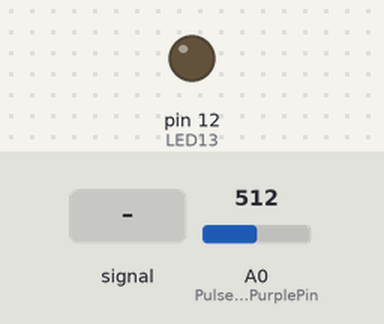
Bench run of a sketch on a simulated Arduino Uno, built with avr-gcc and run on an emulated ATmega328P. Shown: output pins drawn as LEDs (lit = HIGH). The test bench sets the inputs (shaded band); at power-on: A0 (PulseSensorPurplePin) = 512. What the sketch prints to the serial monitor is not drawn.

Above: at 1.2 s.
1.3 s: A0 (PulseSensorPurplePin) fed a 200 Hz sine of ±255 counts around its level
At 1.7 s:
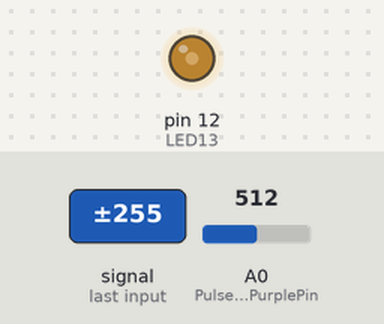
2.8 s: A0 (PulseSensorPurplePin) set to 610
At 3.6 s:
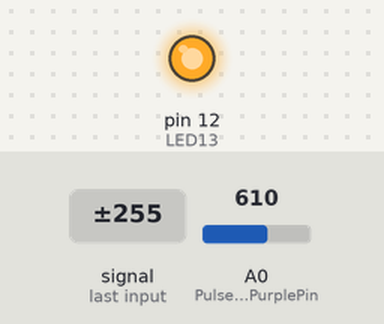
4.3 s: A0 (PulseSensorPurplePin) fed a 50 Hz sine of ±306 counts around its level
At 5.5 s:
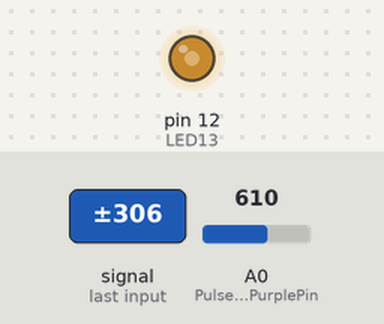
5.8 s: A0 (PulseSensorPurplePin) set to 590
At 6.8 s:
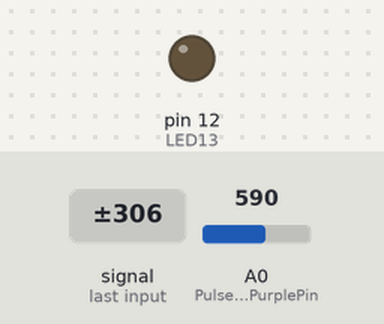
7.3 s: A0 (PulseSensorPurplePin) set to 716
At 8.0 s:
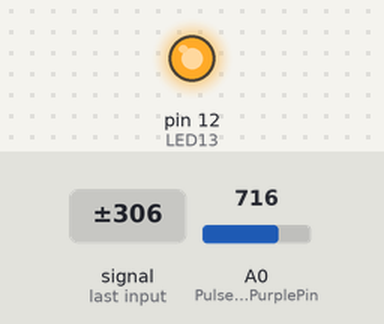
Timing chart, 0 to 9.8 s (numbered marks = the images above; inputs shaded):
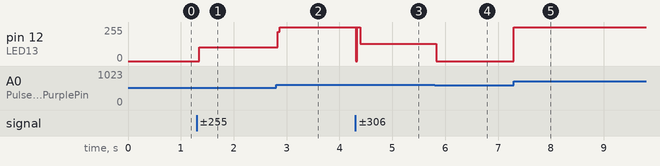

Measured:
- after the input at 1.3 s, pin 12 (LED13): 0/255 → 103/255 after 0.05 s
- after the input at 2.8 s, pin 12 (LED13): 103/255 → 255/255 at once
- after the input at 4.3 s, pin 12 (LED13): 255/255 → 130/255 at once
- after the input at 5.8 s, pin 12 (LED13): 130/255 → 0/255 at once
- after the input at 7.3 s, pin 12 (LED13): 0/255 → 255/255 at once

The sketch:

GettingStartedProject.ino
```cpp
/*  PulseSensor Starter Project and Signal Tester
 *  The Best Way to Get Started  With, or See the Raw Signal of, your PulseSensor.com™ & Arduino.
 *
 *  Here is a link to the tutorial
 *  https://pulsesensor.com/pages/code-and-guide
 *
 *  WATCH ME (Tutorial Video):
 *  https://www.youtube.com/watch?v=RbB8NSRa5X4
 *
 *
-------------------------------------------------------------
1) This shows a live human Heartbeat Pulse.
2) Live visualization in Arduino's Cool "Serial Plotter".
3) Blink an LED on each Heartbeat.
4) This is the direct Pulse Sensor's Signal.
5) A great first-step in troubleshooting your circuit and connections.
6) "Human-readable" code that is newbie friendly."

*/


//  Variables
int PulseSensorPurplePin = 0;        // Pulse Sensor PURPLE WIRE connected to ANALOG PIN 0
int LED13 = 12;   //  The on-board Arduion LED


int Signal;                // holds the incoming raw data. Signal value can range from 0-1024
int Threshold = 600;            // Determine which Signal to "count as a beat", and which to ingore.


// The SetUp Function:
void setup() {
  pinMode(LED13,OUTPUT);         // pin that will blink to your heartbeat!
  Serial.begin(250000);         // Set's up Serial Communication at certain speed.

}

// The Main Loop Function
void loop() {

  Signal = analogRead(PulseSensorPurplePin);  // Read the PulseSensor's value.
                                              // Assign this value to the "Signal" variable.

 // Serial.println(Signal);                    // Send the Signal value to Serial Plotter.


   if(Signal > Threshold){                          // If the signal is above "550", then "turn-on" Arduino's on-Board LED.
     digitalWrite(LED13,HIGH);
     Serial.println("High");
   } else {
     digitalWrite(LED13,LOW);                //  Else, the sigal must be below "550", so "turn-off" this LED.
     Serial.println("Low");
   }
}
```
